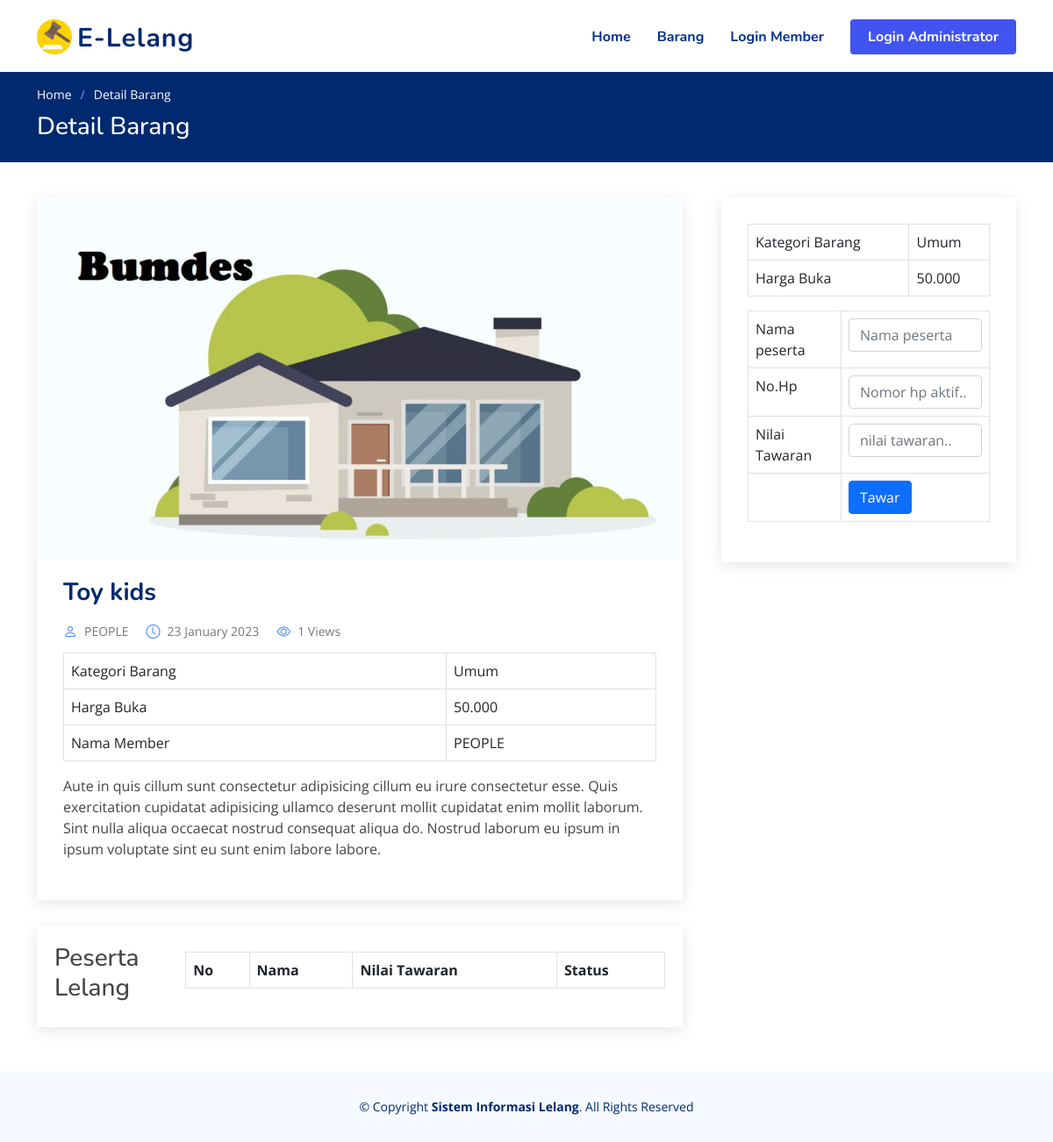
The page /home/detailbarang/4 on the database its author committed.
### tables this page shows
CREATE TABLE `barang` (
  `id` int(11) NOT NULL,
  `nama` varchar(99) DEFAULT NULL,
  `kategori` varchar(99) DEFAULT NULL,
  `ket` text DEFAULT NULL,
  `tgltutup` date DEFAULT NULL,
  `hargabuka` varchar(99) DEFAULT NULL,
  `foto` varchar(99) DEFAULT NULL,
  `date` date DEFAULT NULL,
  `idmember` int(11) DEFAULT NULL,
  `views` int(11) DEFAULT NULL
);

CREATE TABLE `member` (
  `id` int(11) NOT NULL,
  `nama` varchar(99) DEFAULT NULL,
  `telp` varchar(99) DEFAULT NULL,
  `alamat` text DEFAULT NULL,
  `username` varchar(99) DEFAULT NULL,
  `password` varchar(99) DEFAULT NULL,
  `date` date DEFAULT NULL,
  `status` varchar(99) DEFAULT NULL
);

### application/controllers/Home.php (called while the page is built, shortened)
<?php
class Home extends CI_Controller
{
    public function detailbarang($id = '')
    {
        $q = $this->db->query("select barang.*,member.nama as member from barang inner join member on member.id = barang.idmember where barang.id='$id'");
        if ($q->num_rows() > 0) {
            $this->db->query("UPDATE barang SET views=views+1 WHERE id='$id'");
            $data['id'] = $id;
            $this->load->view('frontend/atas');
            $this->load->view('frontend/detailbarang', $data);
            $this->load->view('frontend/bawah');
        }
    }
}

### index.php (called while the page is built, shortened)
<?php
require_once BASEPATH.'core/CodeIgniter.php';

### application/views/frontend/detailbarang.php (the view, shortened to what this page needs)
<?php
      $q = $this->db->query("select barang.*,member.nama as member from barang inner join member on member.id = barang.idmember where barang.id='$id'");
  $row = $q->row();
?>
<main id="main">
    <section class="breadcrumbs">
        <div class="container">
            <ol>
                <li><a href="home/index">Home</a></li>
                <li>Detail Barang</li>
            </ol>
            <h2>Detail Barang</h2>
        </div>
    </section>
    <section id="blog" class="blog">
        <div class="container" data-aos="fade-up">
            <div class="row">
                <div class="col-lg-8 entries">
                    <article class="entry entry-single">
                        <div class="entry-img">
                            <img src="image/<?php echo $row->foto ?>" alt="" class="img-fluid">
                        </div>
                        <h2 class="entry-title">
                            <a><?php echo $row->nama ?></a>
                        </h2>
                        <div class="entry-meta">
                            <ul>
                                <li class="d-flex align-items-center"><i class="bi bi-person"></i>
                                    <a><?php echo $row->member ?></a>
                                </li>
                                <li class="d-flex align-items-center"><i class="bi bi-clock"></i> <a><time
                                            datetime="2020-01-01"><?php echo date("d F Y",strtotime($row->date)) ?></time></a>
                                </li>
                                <li class="d-flex align-items-center"><i class="bi bi-eye"></i>
                                    <a><?php echo $row->views ?> Views</a>
                                </li>
                            </ul>
                        </div>
                        <div class="entry-content">
                            <p>
                            <table class="table table-hover table-bordered">
                                <tr>
                                    <td>Kategori Barang</td>
                                    <td><?php echo $row->kategori ?></td>
                                </tr>
                                <tr>
                                    <td>Harga Buka</td>
                                    <td><?php echo number_format($row->hargabuka,0,',','.') ?></td>
                                </tr>
                                <tr>
                                    <td>Nama Member</td>
                                    <td><?php echo $row->member ?></td>
                                </tr>
                            </table>
                            <?php echo $row->ket ?>
                            </p>
                        </div>
                    </article>
                    <div class="blog-author d-flex align-items-center">
                        <h3>Peserta Lelang</h3>
                        <table class="table table-bordered">
                            <thead>
                                <tr>
                                    <th>No</th>
                                    <th>Nama</th>
                                    <th>Nilai Tawaran</th>
                                    <th>Status</th>
                                </tr>
                            </thead>
                        </table>
                    </div>
                </div>
                <div class="col-lg-4">
                    <div class="sidebar">
                        <table class="table table-hover table-bordered">
                            <tr>
                                <td>Kategori Barang</td>
                                <td><?php echo $row->kategori ?></td>
                            </tr>
                            <tr>
                                <td>Harga Buka</td>
                                <td><?php echo number_format($row->hargabuka,0,',','.') ?></td>
                            </tr>
                        </table>
                        <form action="home/addpeserta/<?php echo $id; ?>" method="post">
                            <table class="table table-bordered">
                                <tr>
                                    <td>Nama peserta</td>
                                    <td>
                                        <input type="text" placeholder="Nama peserta" class="form-control "
                                            autocomplete="off" name="nama">
                                    </td>
                                </tr>
                                <tr>
                                    <td>No.Hp</td>
                                    <td>
                                        <input type="text" placeholder="Nomor hp aktif.." class="form-control "
                                            autocomplete="off" name="telp">
                                    </td>
                                </tr>
                                <tr>
                                    <td>Nilai Tawaran</td>
                                    <td>
                                        <input type="number" placeholder="nilai tawaran.." class="form-control "
                                            autocomplete="off" name="nilai">
                                    </td>
                                </tr>
                                <tr>
                                    <td></td>
                                    <td>
                                        <button type="submit" class="btn btn-primary "><i class="fa fa-paper-plane"></i>
                                            Tawar</button>
                                    </td>
                                </tr>
                            </table>
                        </form>
                    </div>
                </div>
            </div>
        </div>
    </section>
</main>

### frontend/css/style.css (style rules this page uses)
:root { scroll-behavior: smooth; }
body { font-family: "Open Sans", sans-serif; color: #444444; }
a { color: #4154f1; text-decoration: none; }
h1, h2, h3, h4, h5, h6 { font-family: "Nunito", sans-serif; }
section { padding: 60px 0; overflow: hidden; }
.breadcrumbs { padding: 15px 0; background: #012970; min-height: 40px; margin-top: 82px; color: #fff; }
.breadcrumbs h2 { font-size: 28px; font-weight: 500; }
.breadcrumbs ol { display: flex; flex-wrap: wrap; list-style: none; padding: 0 0 10px 0; margin: 0; font-size: 14px; }
.breadcrumbs ol a { color: #fff; transition: 0.3s; }
.breadcrumbs ol li + li { padding-left: 10px; }
.breadcrumbs ol li + li::before { display: inline-block; padding-right: 10px; color: #8894f6; content: "/"; }
.blog { padding: 40px 0 20px 0; }
.blog .entry { padding: 30px; margin-bottom: 60px; box-shadow: 0 4px 16px rgba(0, 0, 0, 0.1); }
.blog .entry .entry-img { max-height: 440px; margin: -30px -30px 20px -30px; overflow: hidden; }
.blog .entry .entry-title { font-size: 28px; font-weight: bold; padding: 0; margin: 0 0 20px 0; }
.blog .entry .entry-title a { color: #012970; transition: 0.3s; }
.blog .entry .entry-meta { margin-bottom: 15px; color: #4084fd; }
.blog .entry .entry-meta ul { display: flex; flex-wrap: wrap; list-style: none; align-items: center; padding: 0; margin: 0; }
.blog .entry .entry-meta ul li + li { padding-left: 20px; }
.blog .entry .entry-meta i { font-size: 16px; margin-right: 8px; line-height: 0; }
.blog .entry .entry-meta a { color: #777777; font-size: 14px; display: inline-block; line-height: 1; }
.blog .entry .entry-content p { line-height: 24px; }
.blog .entry-single { margin-bottom: 30px; }
.blog .blog-author { padding: 20px; margin-bottom: 30px; box-shadow: 0 4px 16px rgba(0, 0, 0, 0.1); }
.blog .sidebar { padding: 30px; margin: 0 0 60px 20px; box-shadow: 0 4px 16px rgba(0, 0, 0, 0.1); }

### rows shown on the page
barang: foto (picture), nama "Toy kids", idmember.nama "PEOPLE", date "23 January 2023", views "1", kategori "Umum", hargabuka "50.000", ket "Aute in quis cillum sunt consectetur adipisicing cillum eu irure consectetur esse. Quis exercitation cupidatat adipisicing ullamco deserunt mollit cupidatat enim mollit laborum. Sint nulla aliqua occaecat nostrud consequat aliqua do. Nostrud laborum eu ipsum in ipsum voluptate sint eu sunt enim labore labore."
